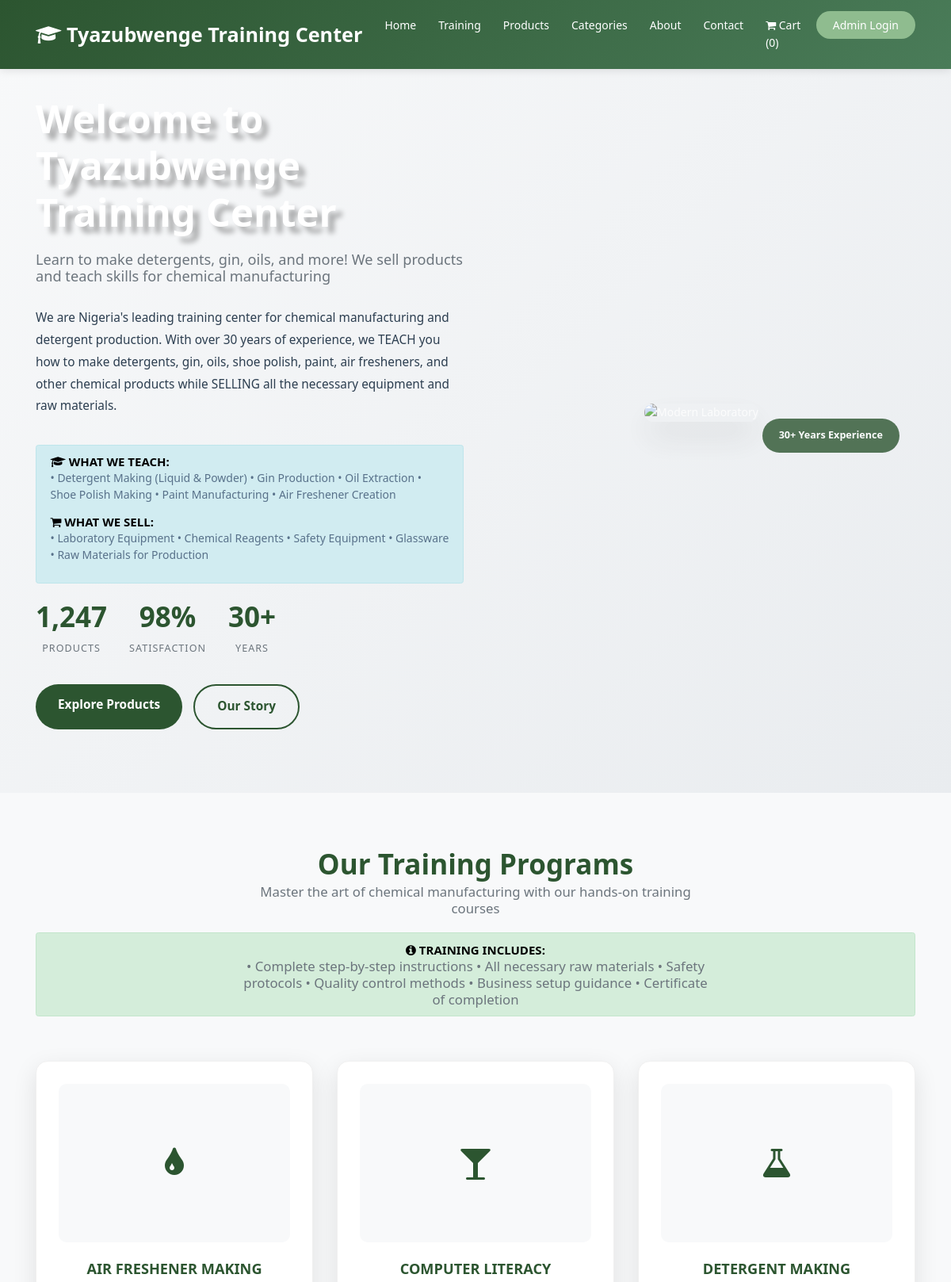
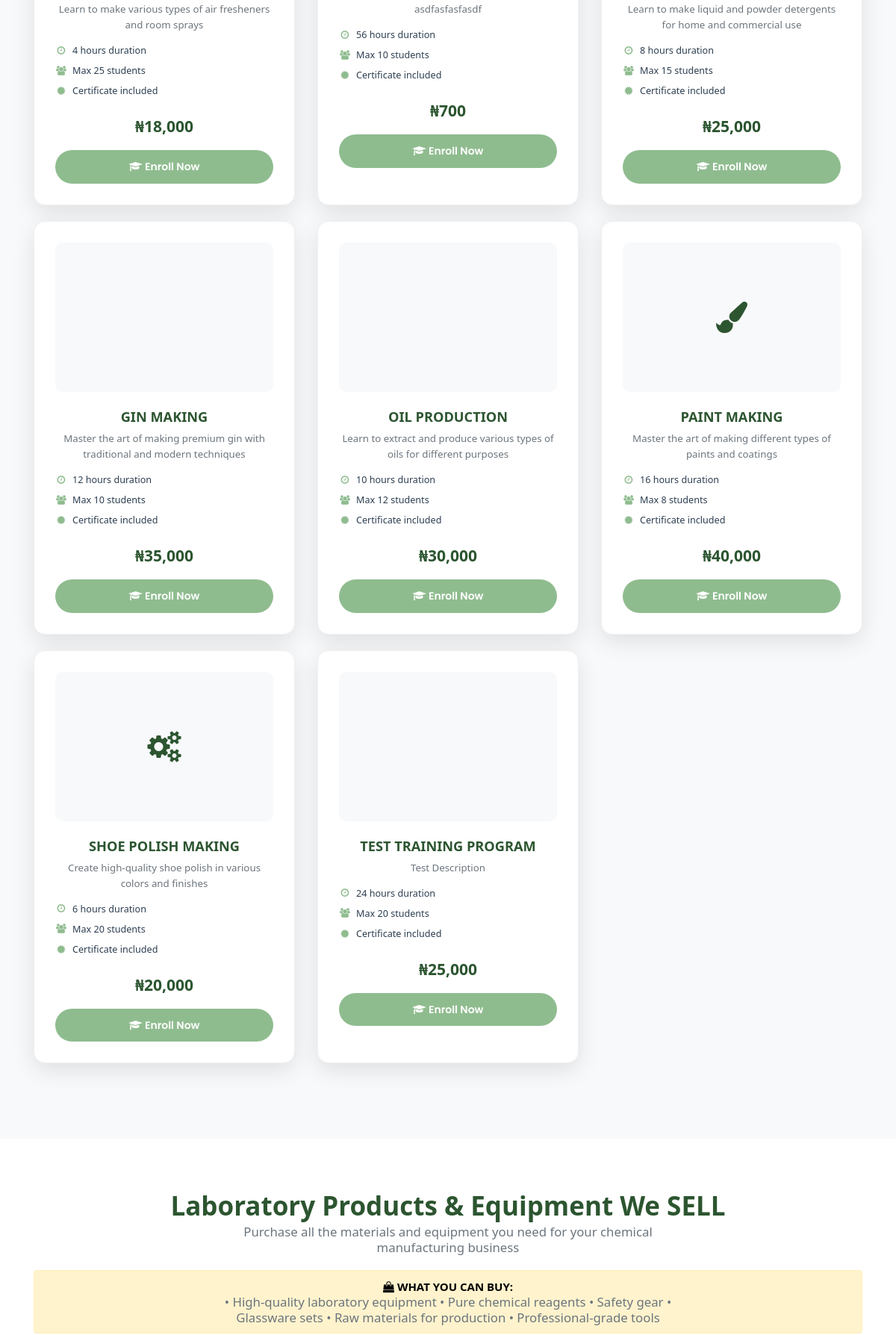
The page / (upper part) on the database its author committed (2 pictures, top to bottom).
### tables this page shows
CREATE TABLE `training_programs` (
  `id` int(11) NOT NULL,
  `name` varchar(200) NOT NULL,
  `description` text DEFAULT NULL,
  `duration_hours` int(11) NOT NULL,
  `price` decimal(10,2) NOT NULL,
  `max_students` int(11) DEFAULT 20,
  `is_active` tinyint(1) DEFAULT 1,
  `created_at` timestamp NOT NULL DEFAULT current_timestamp(),
  `updated_at` timestamp NOT NULL DEFAULT current_timestamp() ON UPDATE current_timestamp()
);

### config/database.php (called while the page is built, shortened)
<?php
class Database {
    private $host = 'localhost';
    private $db_name = 'tyazubwenge_lab';
    private $username = 'root';
    private $password = '';
    public function getConnection() {
        $this->conn = null;
        try {
            $this->conn = new PDO(
                "mysql:host=" . $this->host . ";dbname=" . $this->db_name . ";charset=utf8mb4",
                $this->username,
                $this->password,
                [
                    PDO::ATTR_ERRMODE => PDO::ERRMODE_EXCEPTION,
                    PDO::ATTR_DEFAULT_FETCH_MODE => PDO::FETCH_ASSOC,
                    PDO::ATTR_EMULATE_PREPARES => false
                ]
            );
        } catch(PDOException $exception) {
            echo "Connection error: " . $exception->getMessage();
        }
        return $this->conn;
    }
}
function getDB() {
    static $db = null;
    if ($db === null) {
        $database = new Database();
        $db = $database->getConnection();
    }
    return $db;
}
function executeQuery($sql, $params = []) {
    try {
        $db = getDB();
        $stmt = $db->prepare($sql);
        $stmt->execute($params);
        return $stmt;
    } catch(PDOException $e) {
        error_log("Database error: " . $e->getMessage());
        return false;
    }
}
function fetchAll($sql, $params = []) {
    $stmt = executeQuery($sql, $params);
    return $stmt ? $stmt->fetchAll() : [];
}
?>

### index.php (the view, shortened to what this page needs)
<!DOCTYPE html>
<html lang="en">
<head>
    <link rel="stylesheet" href="css/bootstrap.min.css" />
    <link rel="stylesheet" href="css/font-awesome.min.css" />
    <link rel="stylesheet" href="style.css" />
    <link rel="stylesheet" href="css/custom.css" />
</head>
<body>
    <nav class="navbar navbar-expand-lg navbar-dark fixed-top">
        <div class="container">
            <a class="navbar-brand" href="#">
                <i class="fa fa-graduation-cap"></i> Tyazubwenge Training Center
            </a>
            <div class="collapse navbar-collapse" id="navbarNav">
                <ul class="navbar-nav ml-auto">
                    <li class="nav-item">
                        <a class="nav-link" href="#home">Home</a>
                    </li>
                    <li class="nav-item">
                        <a class="nav-link" href="#training">Training</a>
                    </li>
                    <li class="nav-item">
                        <a class="nav-link" href="#products">Products</a>
                    </li>
                    <li class="nav-item">
                        <a class="nav-link" href="#categories">Categories</a>
                    </li>
                    <li class="nav-item">
                        <a class="nav-link" href="#about">About</a>
                    </li>
                    <li class="nav-item">
                        <a class="nav-link" href="#contact">Contact</a>
                    </li>
                    <li class="nav-item">
                        <a class="nav-link" href="#" onclick="openCart()">
                            <i class="fa fa-shopping-cart"></i> Cart (<span id="cart-count">0</span>)
                        </a>
                    </li>
                    <li class="nav-item">
                        <a class="btn btn-login" href="login.php">Admin Login</a>
                    </li>
                </ul>
            </div>
        </div>
    </nav>
    <section id="home" class="hero-section">
        <div class="container">
            <div class="row align-items-center">
                <div class="col-lg-6">
                    <div class="hero-content">
                        <h1 class="hero-title" style="color: var(--primary-color); text-shadow: 8px 8px 6px rgba(0,0,0,0.3);">Welcome to Tyazubwenge Training Center</h1>
                        <p class="hero-subtitle">Learn to make detergents, gin, oils, and more! We sell products and teach skills for chemical manufacturing</p>
                        <p class="hero-description">
                            We are Nigeria's leading training center for chemical manufacturing and detergent production.
                            With over 30 years of experience, we <strong>TEACH</strong> you how to make detergents, gin, oils, shoe polish,
                            paint, air fresheners, and other chemical products while <strong>SELLING</strong> all the necessary equipment and raw materials.
                        </p>
                        <div class="alert alert-info" style="margin-top: 20px;">
                            <h5><i class="fa fa-graduation-cap"></i> What We TEACH:</h5>
                            <p>• Detergent Making (Liquid & Powder) • Gin Production • Oil Extraction • Shoe Polish Making • Paint Manufacturing • Air Freshener Creation</p>
                            <h5><i class="fa fa-shopping-cart"></i> What We SELL:</h5>
                            <p>• Laboratory Equipment • Chemical Reagents • Safety Equipment • Glassware • Raw Materials for Production</p>
                        </div>
                        <div class="hero-stats">
                            <div class="stat-item">
                                <span class="stat-number">1,247</span>
                                <span class="stat-label">Products</span>
                            </div>
                            <div class="stat-item">
                                <span class="stat-number">98%</span>
                                <span class="stat-label">Satisfaction</span>
                            </div>
                            <div class="stat-item">
                                <span class="stat-number">30+</span>
                                <span class="stat-label">Years</span>
                            </div>
                        </div>
                        <div class="hero-buttons">
                            <a href="#products" class="btn-primary-custom">Explore Products</a>
                            <a href="#about" class="btn-outline-custom">Our Story</a>
                        </div>
                    </div>
                </div>
                <div class="col-lg-6">
                    <div class="hero-image">
                        <img src="https://images.unsplash.com/photo-1582719478250-c89cae4dc85b?ixlib=rb-4.0.3&ixid=M3wxMjA3fDB8MHxwaG90by1wYWdlfHx8fGVufDB8fHx8fA%3D%3D&auto=format&fit=crop&w=1000&q=80" alt="Modern Laboratory" class="img-fluid">
                        <div class="experience-badge">30+ Years Experience</div>
                    </div>
                </div>
            </div>
        </div>
    </section>
    <section id="training" class="products-section" style="background: #f8f9fa;">
        <div class="container">
            <div class="section-title">
                <h2>Our Training Programs</h2>
                <p>Master the art of chemical manufacturing with our hands-on training courses</p>
                <div class="alert alert-success" style="margin-top: 20px;">
                    <h5><i class="fa fa-info-circle"></i> Training Includes:</h5>
                    <p>• Complete step-by-step instructions • All necessary raw materials • Safety protocols • Quality control methods • Business setup guidance • Certificate of completion</p>
                </div>
            </div>
            <div class="row" id="trainingProgramsContainer">
                <?php
                require_once 'config/database.php';
                try {
                    $training_programs = fetchAll("SELECT * FROM training_programs WHERE is_active = 1 ORDER BY name");
                    if (empty($training_programs)) {
                        echo '<div class="col-12"><p class="text-muted">No training programs available at the moment. Please check back later.</p></div>';
                    } else {
                        $icons = ['fa-tint', 'fa-glass', 'fa-flask', 'fa-shoe-prints', 'fa-spray-can', 'fa-paint-brush', 'fa-cogs', 'fa-microscope'];
                        $icon_index = 0;
                        foreach ($training_programs as $program) {
                            $icon = $icons[$icon_index % count($icons)];
                            $icon_index++;
                            echo '<div class="col-lg-4 col-md-6 mb-4">';
                            echo '<div class="product-card">';
                            echo '<div class="product-image">';
                            echo '<i class="fa ' . $icon . '" style="color: #2c5530;"></i>';
                            echo '</div>';
                            echo '<h3 class="product-title">' . htmlspecialchars($program['name']) . '</h3>';
                            echo '<p class="product-description">' . htmlspecialchars($program['description']) . '</p>';
                            echo '<div class="product-features">';
                            echo '<div class="feature"><i class="fa fa-clock-o"></i><span>' . $program['duration_hours'] . ' hours duration</span></div>';
                            echo '<div class="feature"><i class="fa fa-users"></i><span>Max ' . $program['max_students'] . ' students</span></div>';
                            echo '<div class="feature"><i class="fa fa-certificate"></i><span>Certificate included</span></div>';
                            echo '</div>';
                            echo '<div class="product-price">₦' . number_format($program['price'], 0) . '</div>';
                            echo '<button class="btn-add-to-cart" onclick="enrollTraining(\'' . htmlspecialchars($program['name']) . '\', ' . $program['price'] . ')">';
                            echo '<i class="fa fa-graduation-cap"></i> Enroll Now';
                            echo '</button>';
                            echo '</div>';
                            echo '</div>';
                        }
                    }
                } catch (Exception $e) {
                    echo '<div class="col-12"><p class="text-danger">Error loading training programs: ' . $e->getMessage() . '</p></div>';
                }
                ?>
            </div>
        </div>
    </section>
    <section id="products" class="products-section">
        <div class="container">
            <div class="section-title">
                <h2>Laboratory Products & Equipment We SELL</h2>
                <p>Purchase all the materials and equipment you need for your chemical manufacturing business</p>
                <div class="alert alert-warning" style="margin-top: 20px;">
                    <h5><i class="fa fa-shopping-bag"></i> What You Can Buy:</h5>
                    <p>• High-quality laboratory equipment • Pure chemical reagents • Safety gear • Glassware sets • Raw materials for production • Professional-grade tools</p>
                </div>
            </div>
        </div>
    </section>
</body>
</html>

### style.css (style rules this page uses)
* { margin: 0; padding: 0; outline: none !important; }
html, body { color: #898989; font-size: 14px; font-family: 'Poppins', sans-serif; line-height: normal; font-weight: 300; overflow-x: hidden !important; }
a { color: #1f1f1f; text-decoration: none !important; outline: none !important; -webkit-transition: all .3s ease-in-out; -moz-transition: all .3s ease-in-out; -ms-transition: all .3s ease-in-out; -o-transition: all .3s ease-in-out; transition: all .3s ease-in-out; }
h1, h2, h3, h4, h5, h6 { letter-spacing: 0; font-weight: normal; position: relative; padding: 0; font-weight: normal; line-height: normal; color: #1f1f1f; margin: 0 }
h1 { font-size: 24px }
h3 { font-size: 18px }
h5 { font-size: 14px }
a { color: #898989; text-decoration: none; outline: none; }
a, .btn { text-decoration: none !important; outline: none !important; -webkit-transition: all .3s ease-in-out; -moz-transition: all .3s ease-in-out; -ms-transition: all .3s ease-in-out; -o-transition: all .3s ease-in-out; transition: all .3s ease-in-out; }
ul { list-style-type: none; padding: 0px; margin: 0px; }
button i { color: #fff; }
h2 { font-size: 30px; color: #000; line-height: 20px; font-weight: 700; position: relative; }
h3 { font-size: 24px; color: #000; line-height: normal; font-weight: 700; text-transform: uppercase; }
h5 { font-size: 15px; font-weight: 700; text-transform: uppercase; margin: 0; line-height: normal; color: #000; }
p { color: #58718a; font-size: 14px; line-height: 21px; }
button, input, select, textarea, option { font-family: 'Poppins', sans-serif; }
.container { width: 1200px; }
i, span { display: inline-block; }
.btn { font-size: 14px; }

### css/custom.css (style rules this page uses)
.hero-section { background: linear-gradient(135deg, #667eea 0%, #764ba2 100%); color: white; padding-top: 80px; }
.hero-section h1 { color: white !important; }
.hero-image { text-align: center; opacity: 0.8; }
.product-card { border: 1px solid #ddd; border-radius: 8px; padding: 15px; text-align: center; cursor: pointer; transition: all 0.3s ease; background: white; }
.product-image { margin-bottom: 10px; }
.product-price { font-size: 16px; font-weight: bold; color: #28a745; margin: 0 0 10px 0; }

### rows shown on the page
training_programs: name "AIR FRESHENER MAKING", description "Learn to make various types of air fresheners and room sprays", duration_hours "4", max_students "25", price "18,000"
training_programs: name "COMPUTER LITERACY", description "asdfasfasfasdf", duration_hours "56", max_students "10", price "700"
training_programs: name "DETERGENT MAKING", description "Learn to make liquid and powder detergents for home and commercial use", duration_hours "8", max_students "15", price "25,000"
training_programs: name "GIN MAKING", description "Master the art of making premium gin with traditional and modern techniques", duration_hours "12", max_students "10", price "35,000"
training_programs: name "OIL PRODUCTION", description "Learn to extract and produce various types of oils for different purposes", duration_hours "10", max_students "12", price "30,000"
training_programs: name "PAINT MAKING", description "Master the art of making different types of paints and coatings", duration_hours "16", max_students "8", price "40,000"
training_programs: name "SHOE POLISH MAKING", description "Create high-quality shoe polish in various colors and finishes", duration_hours "6", max_students "20", price "20,000"
training_programs: name "TEST TRAINING PROGRAM", description "Test Description", duration_hours "24", max_students "20", price "25,000"
